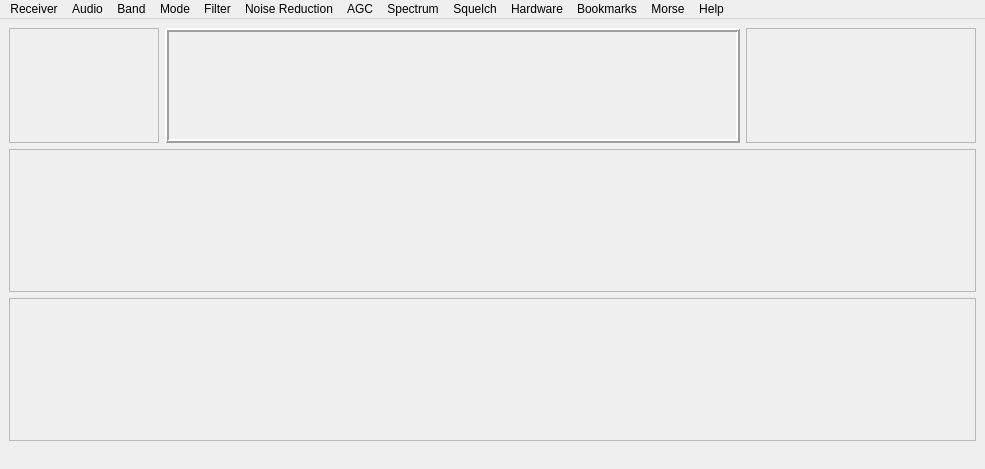
<?xml version="1.0" encoding="UTF-8"?>
<ui version="4.0">
 <class>UI</class>
 <widget class="QMainWindow" name="UI">
  <property name="geometry">
   <rect>
    <x>0</x>
    <y>0</y>
    <width>985</width>
    <height>469</height>
   </rect>
  </property>
  <property name="windowTitle">
   <string>QtRadio - not connected</string>
  </property>
  <widget class="QWidget" name="centralwidget">
   <layout class="QGridLayout" name="gridLayout">
    <item row="0" column="0">
     <widget class="sMeter" name="sMeterFrame">
      <property name="minimumSize">
       <size>
        <width>150</width>
        <height>115</height>
       </size>
      </property>
      <property name="maximumSize">
       <size>
        <width>150</width>
        <height>115</height>
       </size>
      </property>
      <property name="frameShape">
       <enum>QFrame::StyledPanel</enum>
      </property>
      <property name="frameShadow">
       <enum>QFrame::Raised</enum>
      </property>
     </widget>
    </item>
    <item row="0" column="1">
     <widget class="vfo" name="vfoFrame">
      <property name="minimumSize">
       <size>
        <width>575</width>
        <height>115</height>
       </size>
      </property>
      <property name="maximumSize">
       <size>
        <width>575</width>
        <height>115</height>
       </size>
      </property>
      <property name="frameShape">
       <enum>QFrame::Box</enum>
      </property>
      <property name="frameShadow">
       <enum>QFrame::Raised</enum>
      </property>
      <property name="lineWidth">
       <number>2</number>
      </property>
     </widget>
    </item>
    <item row="0" column="2">
     <widget class="Ctl" name="ctlFrame">
      <property name="minimumSize">
       <size>
        <width>230</width>
        <height>115</height>
       </size>
      </property>
      <property name="maximumSize">
       <size>
        <width>16777215</width>
        <height>115</height>
       </size>
      </property>
      <property name="frameShape">
       <enum>QFrame::StyledPanel</enum>
      </property>
      <property name="frameShadow">
       <enum>QFrame::Raised</enum>
      </property>
     </widget>
    </item>
    <item row="1" column="0" colspan="3">
     <widget class="Spectrum" name="spectrumFrame">
      <property name="maximumSize">
       <size>
        <width>16777215</width>
        <height>256</height>
       </size>
      </property>
      <property name="frameShape">
       <enum>QFrame::StyledPanel</enum>
      </property>
      <property name="frameShadow">
       <enum>QFrame::Raised</enum>
      </property>
     </widget>
    </item>
    <item row="2" column="0" colspan="3">
     <widget class="Waterfall" name="waterfallFrame">
      <property name="frameShape">
       <enum>QFrame::StyledPanel</enum>
      </property>
      <property name="frameShadow">
       <enum>QFrame::Raised</enum>
      </property>
     </widget>
    </item>
   </layout>
  </widget>
  <widget class="QMenuBar" name="menubar">
   <property name="geometry">
    <rect>
     <x>0</x>
     <y>0</y>
     <width>985</width>
     <height>25</height>
    </rect>
   </property>
   <widget class="QMenu" name="menuBand">
    <property name="title">
     <string>Band</string>
    </property>
    <widget class="QMenu" name="menuXVTR">
     <property name="title">
      <string>XVTR</string>
     </property>
    </widget>
    <addaction name="actionKeypad"/>
    <addaction name="separator"/>
    <addaction name="action160"/>
    <addaction name="action80"/>
    <addaction name="action60"/>
    <addaction name="action40"/>
    <addaction name="action30"/>
    <addaction name="action20"/>
    <addaction name="action17"/>
    <addaction name="action15"/>
    <addaction name="action12"/>
    <addaction name="action10"/>
    <addaction name="action6"/>
    <addaction name="separator"/>
    <addaction name="actionGen"/>
    <addaction name="actionWWV"/>
    <addaction name="separator"/>
    <addaction name="menuXVTR"/>
    <addaction name="separator"/>
   </widget>
   <widget class="QMenu" name="menuMode">
    <property name="title">
     <string>Mode</string>
    </property>
    <addaction name="actionLSB"/>
    <addaction name="actionUSB"/>
    <addaction name="actionDSB"/>
    <addaction name="actionCWU"/>
    <addaction name="actionCWL"/>
    <addaction name="actionAM"/>
    <addaction name="actionSAM"/>
    <addaction name="actionFMN"/>
    <addaction name="actionDIGL"/>
    <addaction name="actionDIGU"/>
   </widget>
   <widget class="QMenu" name="menuFilter">
    <property name="title">
     <string>Filter</string>
    </property>
    <addaction name="actionFilter_0"/>
    <addaction name="actionFilter_1"/>
    <addaction name="actionFilter_2"/>
    <addaction name="actionFilter_3"/>
    <addaction name="actionFilter_4"/>
    <addaction name="actionFilter_5"/>
    <addaction name="actionFilter_6"/>
    <addaction name="actionFilter_7"/>
    <addaction name="actionFilter_8"/>
    <addaction name="actionFilter_9"/>
   </widget>
   <widget class="QMenu" name="menuNoise_Reduction">
    <property name="title">
     <string>Noise Reduction</string>
    </property>
    <addaction name="actionANF"/>
    <addaction name="actionNR"/>
    <addaction name="actionNB"/>
    <addaction name="actionSDROM"/>
    <addaction name="separator"/>
   </widget>
   <widget class="QMenu" name="menuAGC">
    <property name="title">
     <string>AGC</string>
    </property>
    <addaction name="actionSlow"/>
    <addaction name="actionMedium"/>
    <addaction name="actionFast"/>
    <addaction name="actionLong"/>
   </widget>
   <widget class="QMenu" name="menuReceiver">
    <property name="title">
     <string>Receiver</string>
    </property>
    <addaction name="actionConnectToServer"/>
    <addaction name="actionDisconnectFromServer"/>
    <addaction name="actionQuick_Server_List"/>
    <addaction name="separator"/>
    <addaction name="actionSubrx"/>
    <addaction name="separator"/>
    <addaction name="actionBandscope"/>
    <addaction name="actionRecord"/>
    <addaction name="actionConfig"/>
    <addaction name="separator"/>
   </widget>
   <widget class="QMenu" name="menuAudio">
    <property name="title">
     <string>Audio</string>
    </property>
    <addaction name="actionMuteMainRx"/>
    <addaction name="actionMuteSubRx"/>
    <addaction name="actionGain_10"/>
    <addaction name="actionGain_20"/>
    <addaction name="actionGain_30"/>
    <addaction name="actionGain_40"/>
    <addaction name="actionGain_50"/>
    <addaction name="actionGain_60"/>
    <addaction name="actionGain_70"/>
    <addaction name="actionGain_80"/>
    <addaction name="actionGain_90"/>
    <addaction name="actionGain_100"/>
   </widget>
   <widget class="QMenu" name="menuHardware">
    <property name="title">
     <string>Hardware</string>
    </property>
    <addaction name="actionPreamp"/>
    <addaction name="separator"/>
    <addaction name="actionDither"/>
    <addaction name="actionRandom"/>
   </widget>
   <widget class="QMenu" name="menuHelp">
    <property name="title">
     <string>Help</string>
    </property>
    <addaction name="actionAbout"/>
   </widget>
   <widget class="QMenu" name="menuBookmarks">
    <property name="title">
     <string>Bookmarks</string>
    </property>
    <widget class="QMenu" name="menuView_Bookmarks">
     <property name="title">
      <string>View Bookmarks</string>
     </property>
    </widget>
    <addaction name="actionBookmarkThisFrequency"/>
    <addaction name="separator"/>
    <addaction name="menuView_Bookmarks"/>
    <addaction name="separator"/>
    <addaction name="actionEditBookmarks"/>
    <addaction name="separator"/>
   </widget>
   <widget class="QMenu" name="menuSpectrum">
    <property name="title">
     <string>Spectrum</string>
    </property>
    <addaction name="actionPolyphase"/>
   </widget>
   <widget class="QMenu" name="menuSquelch">
    <property name="title">
     <string>Squelch</string>
    </property>
    <addaction name="actionSquelchEnable"/>
    <addaction name="separator"/>
    <addaction name="actionSquelchReset"/>
   </widget>
   <widget class="QMenu" name="menuMorse">
    <property name="title">
     <string>Morse</string>
    </property>
    <addaction name="actionCwSettings"/>
   </widget>
   <addaction name="menuReceiver"/>
   <addaction name="menuAudio"/>
   <addaction name="menuBand"/>
   <addaction name="menuMode"/>
   <addaction name="menuFilter"/>
   <addaction name="menuNoise_Reduction"/>
   <addaction name="menuAGC"/>
   <addaction name="menuSpectrum"/>
   <addaction name="menuSquelch"/>
   <addaction name="menuHardware"/>
   <addaction name="menuBookmarks"/>
   <addaction name="menuMorse"/>
   <addaction name="menuHelp"/>
  </widget>
  <widget class="QStatusBar" name="statusbar">
   <property name="sizeGripEnabled">
    <bool>false</bool>
   </property>
  </widget>
  <action name="action160">
   <property name="checkable">
    <bool>true</bool>
   </property>
   <property name="text">
    <string>160</string>
   </property>
  </action>
  <action name="action80">
   <property name="checkable">
    <bool>true</bool>
   </property>
   <property name="text">
    <string>80</string>
   </property>
  </action>
  <action name="action60">
   <property name="checkable">
    <bool>true</bool>
   </property>
   <property name="text">
    <string>60</string>
   </property>
  </action>
  <action name="action40">
   <property name="checkable">
    <bool>true</bool>
   </property>
   <property name="text">
    <string>40</string>
   </property>
  </action>
  <action name="action30">
   <property name="checkable">
    <bool>true</bool>
   </property>
   <property name="text">
    <string>30</string>
   </property>
  </action>
  <action name="action20">
   <property name="checkable">
    <bool>true</bool>
   </property>
   <property name="text">
    <string>20</string>
   </property>
  </action>
  <action name="action17">
   <property name="checkable">
    <bool>true</bool>
   </property>
   <property name="text">
    <string>17</string>
   </property>
  </action>
  <action name="action15">
   <property name="checkable">
    <bool>true</bool>
   </property>
   <property name="text">
    <string>15</string>
   </property>
  </action>
  <action name="action12">
   <property name="checkable">
    <bool>true</bool>
   </property>
   <property name="text">
    <string>12</string>
   </property>
  </action>
  <action name="action10">
   <property name="checkable">
    <bool>true</bool>
   </property>
   <property name="text">
    <string>10</string>
   </property>
  </action>
  <action name="action6">
   <property name="checkable">
    <bool>true</bool>
   </property>
   <property name="text">
    <string>6</string>
   </property>
  </action>
  <action name="actionGen">
   <property name="checkable">
    <bool>true</bool>
   </property>
   <property name="text">
    <string>Gen</string>
   </property>
  </action>
  <action name="actionWWV">
   <property name="checkable">
    <bool>true</bool>
   </property>
   <property name="text">
    <string>WWV</string>
   </property>
  </action>
  <action name="actionLSB">
   <property name="checkable">
    <bool>true</bool>
   </property>
   <property name="text">
    <string>LSB</string>
   </property>
  </action>
  <action name="actionUSB">
   <property name="checkable">
    <bool>true</bool>
   </property>
   <property name="text">
    <string>USB</string>
   </property>
  </action>
  <action name="actionDSB">
   <property name="checkable">
    <bool>true</bool>
   </property>
   <property name="text">
    <string>DSB</string>
   </property>
  </action>
  <action name="actionCWL">
   <property name="checkable">
    <bool>true</bool>
   </property>
   <property name="text">
    <string>CWL</string>
   </property>
  </action>
  <action name="actionCWU">
   <property name="checkable">
    <bool>true</bool>
   </property>
   <property name="text">
    <string>CWU</string>
   </property>
  </action>
  <action name="actionAM">
   <property name="checkable">
    <bool>true</bool>
   </property>
   <property name="text">
    <string>AM</string>
   </property>
  </action>
  <action name="actionFMN">
   <property name="checkable">
    <bool>true</bool>
   </property>
   <property name="text">
    <string>FMN</string>
   </property>
  </action>
  <action name="actionFilter_0">
   <property name="checkable">
    <bool>true</bool>
   </property>
   <property name="text">
    <string>Filter 0</string>
   </property>
  </action>
  <action name="actionFilter_1">
   <property name="checkable">
    <bool>true</bool>
   </property>
   <property name="text">
    <string>Filter 1</string>
   </property>
  </action>
  <action name="actionFilter_2">
   <property name="checkable">
    <bool>true</bool>
   </property>
   <property name="text">
    <string>Filter 2</string>
   </property>
  </action>
  <action name="actionFilter_3">
   <property name="checkable">
    <bool>true</bool>
   </property>
   <property name="text">
    <string>Filter 3</string>
   </property>
  </action>
  <action name="actionFilter_4">
   <property name="checkable">
    <bool>true</bool>
   </property>
   <property name="text">
    <string>Filter 4</string>
   </property>
  </action>
  <action name="actionFilter_5">
   <property name="checkable">
    <bool>true</bool>
   </property>
   <property name="text">
    <string>Filter 5</string>
   </property>
  </action>
  <action name="actionFilter_6">
   <property name="checkable">
    <bool>true</bool>
   </property>
   <property name="text">
    <string>Filter 6</string>
   </property>
  </action>
  <action name="actionFilter_7">
   <property name="checkable">
    <bool>true</bool>
   </property>
   <property name="text">
    <string>Filter 7</string>
   </property>
  </action>
  <action name="actionFilter_8">
   <property name="checkable">
    <bool>true</bool>
   </property>
   <property name="text">
    <string>Filter 8</string>
   </property>
  </action>
  <action name="actionFilter_9">
   <property name="checkable">
    <bool>true</bool>
   </property>
   <property name="text">
    <string>Filter 9</string>
   </property>
  </action>
  <action name="actionANF">
   <property name="checkable">
    <bool>true</bool>
   </property>
   <property name="text">
    <string>ANF</string>
   </property>
  </action>
  <action name="actionNR">
   <property name="checkable">
    <bool>true</bool>
   </property>
   <property name="text">
    <string>NR</string>
   </property>
  </action>
  <action name="actionNB">
   <property name="checkable">
    <bool>true</bool>
   </property>
   <property name="text">
    <string>NB</string>
   </property>
  </action>
  <action name="actionSlow">
   <property name="checkable">
    <bool>true</bool>
   </property>
   <property name="text">
    <string>Slow</string>
   </property>
  </action>
  <action name="actionMedium">
   <property name="checkable">
    <bool>true</bool>
   </property>
   <property name="text">
    <string>Medium</string>
   </property>
  </action>
  <action name="actionFast">
   <property name="checkable">
    <bool>true</bool>
   </property>
   <property name="text">
    <string>Fast</string>
   </property>
  </action>
  <action name="actionLong">
   <property name="checkable">
    <bool>true</bool>
   </property>
   <property name="text">
    <string>Long</string>
   </property>
  </action>
  <action name="actionSAM">
   <property name="checkable">
    <bool>true</bool>
   </property>
   <property name="text">
    <string>SAM</string>
   </property>
  </action>
  <action name="actionDIGL">
   <property name="checkable">
    <bool>true</bool>
   </property>
   <property name="text">
    <string>DIGL</string>
   </property>
  </action>
  <action name="actionDIGU">
   <property name="checkable">
    <bool>true</bool>
   </property>
   <property name="text">
    <string>DIGU</string>
   </property>
  </action>
  <action name="actionConfigure">
   <property name="text">
    <string>Configure</string>
   </property>
  </action>
  <action name="actionQuit">
   <property name="text">
    <string>Quit</string>
   </property>
  </action>
  <action name="actionRx">
   <property name="text">
    <string>rx 0</string>
   </property>
  </action>
  <action name="actionConnect">
   <property name="text">
    <string>Connect</string>
   </property>
  </action>
  <action name="action127_0_0_1">
   <property name="text">
    <string>127.0.0.1</string>
   </property>
  </action>
  <action name="actionEdit">
   <property name="text">
    <string>Edit</string>
   </property>
  </action>
  <action name="actionConnectToServer">
   <property name="text">
    <string>Connect</string>
   </property>
   <property name="toolTip">
    <string>Connect to a dspserver</string>
   </property>
   <property name="shortcut">
    <string>C</string>
   </property>
  </action>
  <action name="actionDisconnectFromServer">
   <property name="enabled">
    <bool>false</bool>
   </property>
   <property name="text">
    <string>Disconnect</string>
   </property>
   <property name="shortcut">
    <string>D</string>
   </property>
  </action>
  <action name="actionSubrx">
   <property name="checkable">
    <bool>true</bool>
   </property>
   <property name="text">
    <string>Subrx</string>
   </property>
   <property name="shortcut">
    <string>S</string>
   </property>
  </action>
  <action name="actionConfig">
   <property name="text">
    <string>Configure</string>
   </property>
  </action>
  <action name="actionMuteMainRx">
   <property name="checkable">
    <bool>true</bool>
   </property>
   <property name="text">
    <string>Mute Main Rx</string>
   </property>
  </action>
  <action name="actionMuteSubRx">
   <property name="checkable">
    <bool>true</bool>
   </property>
   <property name="enabled">
    <bool>false</bool>
   </property>
   <property name="text">
    <string>Mute Sub Rx</string>
   </property>
  </action>
  <action name="actionPreamp">
   <property name="checkable">
    <bool>true</bool>
   </property>
   <property name="text">
    <string>Preamp</string>
   </property>
  </action>
  <action name="actionDither">
   <property name="text">
    <string>Dither</string>
   </property>
  </action>
  <action name="actionRandom">
   <property name="text">
    <string>Random</string>
   </property>
  </action>
  <action name="actionBandscope">
   <property name="checkable">
    <bool>true</bool>
   </property>
   <property name="text">
    <string>Bandscope</string>
   </property>
  </action>
  <action name="actionAbout">
   <property name="text">
    <string>About</string>
   </property>
  </action>
  <action name="actionRecord">
   <property name="checkable">
    <bool>true</bool>
   </property>
   <property name="text">
    <string>Record</string>
   </property>
  </action>
  <action name="actionGain_10">
   <property name="checkable">
    <bool>true</bool>
   </property>
   <property name="text">
    <string>Gain 10</string>
   </property>
  </action>
  <action name="actionGain_20">
   <property name="checkable">
    <bool>true</bool>
   </property>
   <property name="text">
    <string>Gain 20</string>
   </property>
  </action>
  <action name="actionGain_30">
   <property name="checkable">
    <bool>true</bool>
   </property>
   <property name="text">
    <string>Gain 30</string>
   </property>
  </action>
  <action name="actionGain_40">
   <property name="checkable">
    <bool>true</bool>
   </property>
   <property name="text">
    <string>Gain 40</string>
   </property>
  </action>
  <action name="actionGain_50">
   <property name="checkable">
    <bool>true</bool>
   </property>
   <property name="text">
    <string>Gain 50</string>
   </property>
  </action>
  <action name="actionGain_60">
   <property name="checkable">
    <bool>true</bool>
   </property>
   <property name="text">
    <string>Gain 60</string>
   </property>
  </action>
  <action name="actionGain_70">
   <property name="checkable">
    <bool>true</bool>
   </property>
   <property name="text">
    <string>Gain 70</string>
   </property>
  </action>
  <action name="actionGain_80">
   <property name="checkable">
    <bool>true</bool>
   </property>
   <property name="text">
    <string>Gain 80</string>
   </property>
  </action>
  <action name="actionGain_90">
   <property name="checkable">
    <bool>true</bool>
   </property>
   <property name="text">
    <string>Gain 90</string>
   </property>
  </action>
  <action name="actionGain_100">
   <property name="checkable">
    <bool>true</bool>
   </property>
   <property name="text">
    <string>Gain 100</string>
   </property>
  </action>
  <action name="actionBookmark">
   <property name="text">
    <string>Bookmark this frequency</string>
   </property>
  </action>
  <action name="actionEditBookmarks">
   <property name="text">
    <string>Edit Bookmarks</string>
   </property>
  </action>
  <action name="actionBookmarkThisFrequency">
   <property name="text">
    <string>Bookmark This Frequency</string>
   </property>
  </action>
  <action name="actionXVTRConfigure">
   <property name="text">
    <string>Configure</string>
   </property>
  </action>
  <action name="action123">
   <property name="text">
    <string>123</string>
   </property>
  </action>
  <action name="actionSDROM">
   <property name="checkable">
    <bool>true</bool>
   </property>
   <property name="text">
    <string>NB2</string>
   </property>
  </action>
  <action name="actionPolyphase">
   <property name="checkable">
    <bool>true</bool>
   </property>
   <property name="text">
    <string>Polyphase</string>
   </property>
  </action>
  <action name="actionKeypad">
   <property name="text">
    <string>Keypad</string>
   </property>
   <property name="shortcut">
    <string>K</string>
   </property>
  </action>
  <action name="actionQuick_Server_List">
   <property name="text">
    <string>Quick Server List  </string>
   </property>
   <property name="toolTip">
    <string>Quickly select a shared SDR  server from a list of online radios</string>
   </property>
   <property name="shortcut">
    <string>L</string>
   </property>
   <property name="softKeyRole">
    <enum>QAction::NoSoftKey</enum>
   </property>
  </action>
  <action name="actionSquelchEnable">
   <property name="checkable">
    <bool>true</bool>
   </property>
   <property name="text">
    <string>Enable</string>
   </property>
  </action>
  <action name="actionSquelchReset">
   <property name="text">
    <string>Reset</string>
   </property>
  </action>
  <action name="actionCwSettings">
   <property name="text">
    <string>cwSettings</string>
   </property>
  </action>
 </widget>
 <customwidgets>
  <customwidget>
   <class>Spectrum</class>
   <extends>QFrame</extends>
   <header>Spectrum.h</header>
   <container>1</container>
  </customwidget>
  <customwidget>
   <class>Waterfall</class>
   <extends>QFrame</extends>
   <header>Waterfall.h</header>
   <container>1</container>
  </customwidget>
  <customwidget>
   <class>sMeter</class>
   <extends>QFrame</extends>
   <header>smeter.h</header>
   <container>1</container>
  </customwidget>
  <customwidget>
   <class>vfo</class>
   <extends>QFrame</extends>
   <header location="global">vfo.h</header>
   <container>1</container>
  </customwidget>
  <customwidget>
   <class>Ctl</class>
   <extends>QFrame</extends>
   <header>ctl.h</header>
   <container>1</container>
  </customwidget>
 </customwidgets>
 <resources/>
 <connections/>
</ui>
